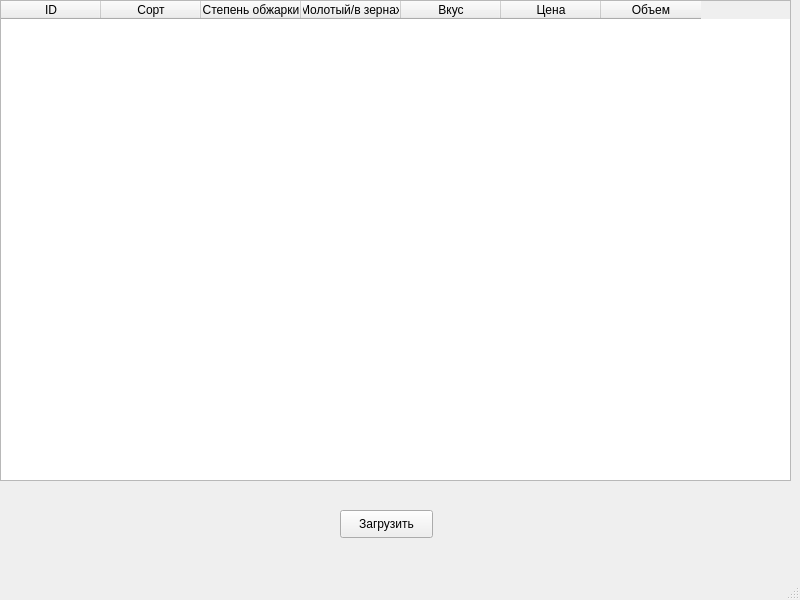
<?xml version="1.0" encoding="UTF-8"?>
<ui version="4.0">
 <class>MainWindow</class>
 <widget class="QMainWindow" name="MainWindow">
  <property name="geometry">
   <rect>
    <x>0</x>
    <y>0</y>
    <width>800</width>
    <height>600</height>
   </rect>
  </property>
  <property name="windowTitle">
   <string>Эспрессо</string>
  </property>
  <widget class="QWidget" name="centralwidget">
   <widget class="QTableWidget" name="tableWidget">
    <property name="geometry">
     <rect>
      <x>0</x>
      <y>0</y>
      <width>791</width>
      <height>481</height>
     </rect>
    </property>
    <column>
     <property name="text">
      <string>ID</string>
     </property>
    </column>
    <column>
     <property name="text">
      <string>Сорт</string>
     </property>
    </column>
    <column>
     <property name="text">
      <string>Степень обжарки</string>
     </property>
    </column>
    <column>
     <property name="text">
      <string>Молотый/в зернах</string>
     </property>
    </column>
    <column>
     <property name="text">
      <string>Вкус</string>
     </property>
    </column>
    <column>
     <property name="text">
      <string>Цена</string>
     </property>
    </column>
    <column>
     <property name="text">
      <string>Объем</string>
     </property>
    </column>
   </widget>
   <widget class="QPushButton" name="pushButton">
    <property name="geometry">
     <rect>
      <x>340</x>
      <y>510</y>
      <width>93</width>
      <height>28</height>
     </rect>
    </property>
    <property name="text">
     <string>Загрузить</string>
    </property>
   </widget>
  </widget>
  <widget class="QMenuBar" name="menubar">
   <property name="geometry">
    <rect>
     <x>0</x>
     <y>0</y>
     <width>800</width>
     <height>26</height>
    </rect>
   </property>
  </widget>
  <widget class="QStatusBar" name="statusbar"/>
 </widget>
 <resources/>
 <connections/>
</ui>
